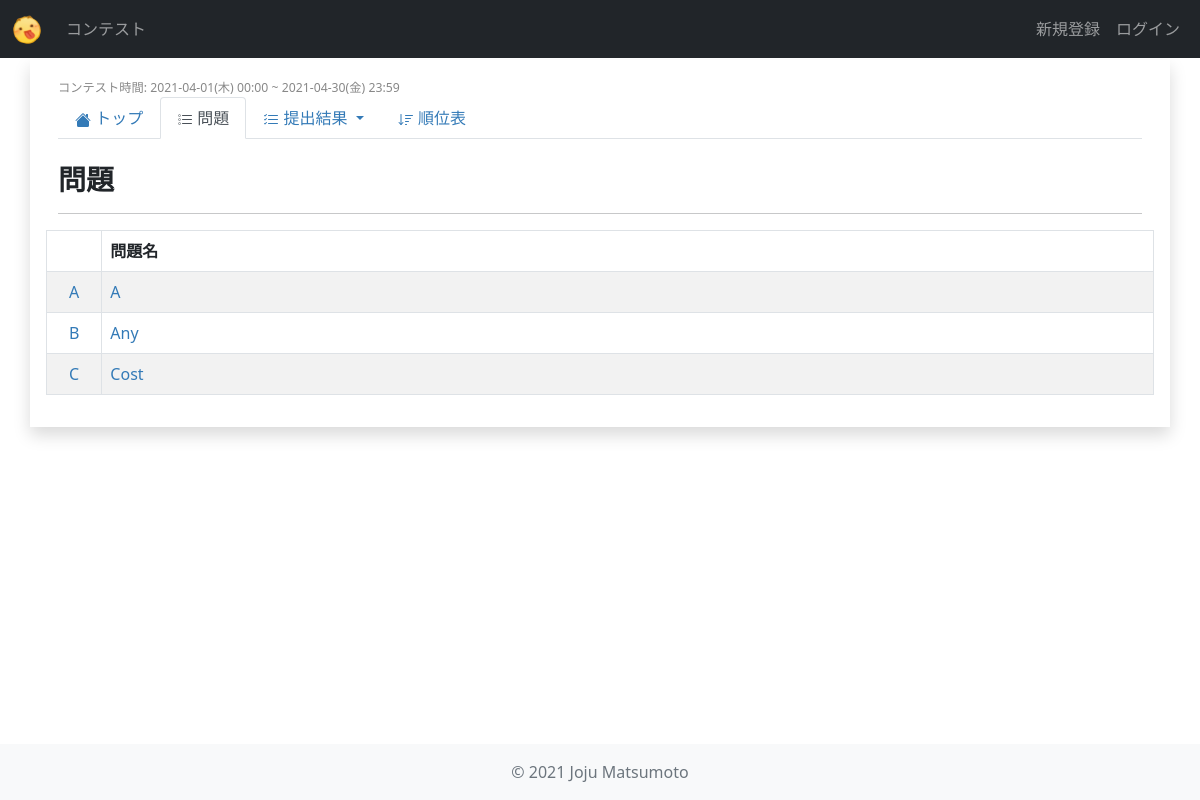
Screenshot of /contests/mmc_1/problems/ with the database file from the repository.
### contests/models.py (models this page shows, shortened)
class Contest(models.Model):
    title = models.CharField(
        verbose_name="タイトル",
        max_length=255,
    )
    abstract = models.TextField(
        verbose_name="概要",
        max_length=2000,
    )
    short_name = models.CharField(
        verbose_name="省略形",
        max_length=20,
        unique=True,
        default="null",
    )
    start_date = models.DateTimeField(
        verbose_name="開始日時",
    )
    end_date = models.DateTimeField(
        verbose_name="終了日時",
    )
    users = models.ManyToManyField(
        settings.AUTH_USER_MODEL,
        verbose_name="参加者",
        blank=True,
    )
    penalty = models.IntegerField(
        verbose_name="ペナルティ(分)",
        default=5,
    )
    released = models.BooleanField(
        verbose_name="公開済",
        default=False,
    )
    def is_live(self) -> bool:
        now = timezone.now()
        return self.start_date <= now <= self.end_date
    def is_past_contest(self) -> bool:
        now = timezone.now()
        return self.end_date < now
    def is_future_contest(self) -> bool:
        now = timezone.now()
        return now < self.start_date
    def get_start_time_str(self) -> str:
        return utils.datetime_str(self.start_date)
    def get_end_time_str(self) -> str:
        return utils.datetime_str(self.end_date)

class Problem(models.Model):
    order = models.CharField(
        verbose_name="問題番号(アルファベット)",
        max_length=5,
        default="A",
    )
    title = models.CharField(
        verbose_name="タイトル",
        max_length=100,
    )
    question = models.TextField(
        verbose_name="問題",
        max_length=2000,
    )
    answer = models.TextField(
        verbose_name="正解",
        max_length=2000,
    )
    contest = models.ForeignKey(
        Contest,
        verbose_name="コンテスト",
        on_delete=models.CASCADE,
    )
    point = models.IntegerField(
        verbose_name="スコア",
        default=0,
    )

### contests/views.py (the view)
class ProblemsView(View):
    def get(self, request, short_name, *args, **kwargs):
        contest = get_object_or_404(models.Contest, short_name=short_name)
        context = {
            "contest": contest,
            "problems": contest.problem_set.order_by("order"),
        }
        return render(request, "contests/problems.html", context)

### contests/utils.py (called while the page is built)
def datetime_str(dt: datetime.datetime) -> str:
    dt = localtime(dt)
    return "{}({}) {}".format(
        dt.strftime("%Y-%m-%d"),
        day_of_week_to_japanese[dt.strftime("%a")],
        dt.strftime("%H:%M")
    )

### contests/templates/contests/problems.html (shortened to what this page needs)
{% extends 'contests/contest_base.html' %}
{% block contest_tab_problems %}active{% endblock %}
{% block contest_content %}
<div class="col-sm-12">
    <h3>問題</h3>
    <hr>
</div>
{% if contest.is_future_contest %}
    {% comment %} 開催予定のコンテスト {% endcomment %}
    <div class="col-sm-12">
        開催していません
    </div>
{% elif contest.is_live and user not in contest.users.all %}
    {% comment %} 開催中だが参加していない {% endcomment %}
    <div class="col-sm-12">
        開催していません
    </div>
{% else %}
    <table class="table table-bordered table-striped">
        <thead>
            <tr>
                <th width="5%"></th>
                <th>問題名</th>
            </tr>
        </thead>
        <tbody>
            {% for problem in problems %}
                <tr>
                    <td class="text-center"><a href="{% url 'contests:problem_detail' contest.short_name problem.pk %}">{{problem.order}}</a></td>
                    <td><a href="{% url 'contests:problem_detail' contest.short_name problem.pk %}">{{problem.title}}</a></td>
                </tr>
            {% endfor %}
        </tbody>
    </table>
{% endif %}
{% endblock contest_content %}

### contests/templates/contests/contest_base.html (shortened to what this page needs)
{% extends 'base.html' %}
{% block content %}
{% if contest.released or user in contest.author.users.all %}
    <div class="row p-3">
        <div class="col-sm-12 small">
            <small class="span-time">コンテスト時間: {{contest.get_start_time_str}} ~ {{contest.get_end_time_str}}</small>
        </div>
        <div class="col-sm-12">
            <ul class="nav nav-tabs navbar-dark mb-4">
                <li class="nav-item">
                    <a class="nav-link {% block contest_tab_detail %}{% endblock %}" href="{% url 'contests:contest_detail' contest.short_name %}">
                        トップ
                    </a>
                </li>
                {% if user in contest.users.all or contest.is_past_contest %}
                <li class="nav-item">
                    <a class="nav-link {% block contest_tab_problems %}{% endblock %}" href="{% url 'contests:problems' contest.short_name %}">
                        問題
                    </a>
                </li>
                <li class="nav-item dropdown">
                    <a class="nav-link dropdown-toggle  {% block contest_tab_submissions %}{% endblock %}" data-bs-toggle="dropdown" role="button" aria-expanded="false">
                        提出結果
                    </a>
                </li>
                {% endif %}
                <li class="nav-item">
                    <a class="nav-link {% block contest_tab_standings %}{% endblock %}" href="{% url 'contests:standings' contest.short_name %}">
                        順位表
                    </a>
                </li>
            </ul>
        </div>
        {% block contest_content %}{% endblock contest_content %}
    </div>
{% else %}
<div class="row p-5">
    <div class="col-sm-12 text-center">
        <h3>作成中です</h3>
    </div>
</div>
{% endif %}
{% endblock content %}

### static/css/main.css (style rules this page uses)
body { background-color: white; }
a { color: #337ab7; text-decoration: none; }
.span-time { color: #888; }
thead > tr { font-weight: bold; }
h2, h3, h4, h5 { font-weight: bold; }

### rows the page displays
Contest: get_start_time_str "2021-04-01(木) 00:00", get_end_time_str "2021-04-30(金) 23:59"
Problem: order "A", title "A"
Problem: order "B", title "Any"
Problem: order "C", title "Cost"
